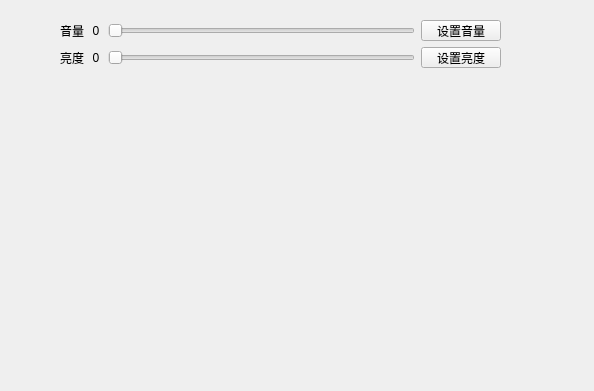
<?xml version="1.0" encoding="UTF-8"?>
<ui version="4.0">
 <class>QFormDebugCmd</class>
 <widget class="QWidget" name="QFormDebugCmd">
  <property name="geometry">
   <rect>
    <x>0</x>
    <y>0</y>
    <width>594</width>
    <height>391</height>
   </rect>
  </property>
  <property name="windowTitle">
   <string>调试命令</string>
  </property>
  <widget class="QWidget" name="">
   <property name="geometry">
    <rect>
     <x>60</x>
     <y>20</y>
     <width>441</width>
     <height>48</height>
    </rect>
   </property>
   <layout class="QGridLayout" name="gridLayout">
    <item row="0" column="0">
     <widget class="QLabel" name="label">
      <property name="text">
       <string>音量</string>
      </property>
     </widget>
    </item>
    <item row="0" column="1">
     <widget class="QLabel" name="label_Voice">
      <property name="minimumSize">
       <size>
        <width>12</width>
        <height>0</height>
       </size>
      </property>
      <property name="text">
       <string>0</string>
      </property>
      <property name="alignment">
       <set>Qt::AlignCenter</set>
      </property>
     </widget>
    </item>
    <item row="0" column="2">
     <widget class="QSlider" name="horizontalSlider_Voice">
      <property name="maximum">
       <number>7</number>
      </property>
      <property name="pageStep">
       <number>1</number>
      </property>
      <property name="orientation">
       <enum>Qt::Horizontal</enum>
      </property>
     </widget>
    </item>
    <item row="0" column="3">
     <widget class="QPushButton" name="pushButton_set_Voice">
      <property name="text">
       <string>设置音量</string>
      </property>
     </widget>
    </item>
    <item row="1" column="0">
     <widget class="QLabel" name="label_4">
      <property name="text">
       <string>亮度</string>
      </property>
     </widget>
    </item>
    <item row="1" column="1">
     <widget class="QLabel" name="label_Lightness">
      <property name="minimumSize">
       <size>
        <width>12</width>
        <height>0</height>
       </size>
      </property>
      <property name="text">
       <string>0</string>
      </property>
      <property name="alignment">
       <set>Qt::AlignCenter</set>
      </property>
     </widget>
    </item>
    <item row="1" column="2">
     <widget class="QSlider" name="horizontalSlider_Lightness">
      <property name="maximum">
       <number>31</number>
      </property>
      <property name="pageStep">
       <number>3</number>
      </property>
      <property name="orientation">
       <enum>Qt::Horizontal</enum>
      </property>
     </widget>
    </item>
    <item row="1" column="3">
     <widget class="QPushButton" name="pushButton_set_Lightness">
      <property name="text">
       <string>设置亮度</string>
      </property>
     </widget>
    </item>
   </layout>
  </widget>
 </widget>
 <resources/>
 <connections>
  <connection>
   <sender>horizontalSlider_Voice</sender>
   <signal>valueChanged(int)</signal>
   <receiver>label_Voice</receiver>
   <slot>setNum(int)</slot>
   <hints>
    <hint type="sourcelabel">
     <x>127</x>
     <y>31</y>
    </hint>
    <hint type="destinationlabel">
     <x>96</x>
     <y>30</y>
    </hint>
   </hints>
  </connection>
  <connection>
   <sender>horizontalSlider_Lightness</sender>
   <signal>valueChanged(int)</signal>
   <receiver>label_Lightness</receiver>
   <slot>setNum(int)</slot>
   <hints>
    <hint type="sourcelabel">
     <x>122</x>
     <y>58</y>
    </hint>
    <hint type="destinationlabel">
     <x>93</x>
     <y>53</y>
    </hint>
   </hints>
  </connection>
 </connections>
</ui>
